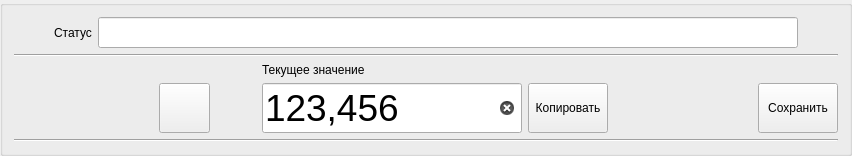
             <widget class="QGroupBox" name="groupBox_5">
              <property name="sizePolicy">
               <sizepolicy hsizetype="Minimum" vsizetype="Preferred">
                <horstretch>0</horstretch>
                <verstretch>0</verstretch>
               </sizepolicy>
              </property>
              <property name="minimumSize">
               <size>
                <width>0</width>
                <height>0</height>
               </size>
              </property>
              <property name="title">
               <string/>
              </property>
              <layout class="QVBoxLayout" name="verticalLayout_5">
               <item>
                <layout class="QHBoxLayout" name="horizontalLayout_6">
                 <item>
                  <spacer name="horizontalSpacer_4">
                   <property name="orientation">
                    <enum>Qt::Horizontal</enum>
                   </property>
                   <property name="sizeHint" stdset="0">
                    <size>
                     <width>40</width>
                     <height>20</height>
                    </size>
                   </property>
                  </spacer>
                 </item>
                 <item>
                  <widget class="QLabel" name="statusLabel">
                   <property name="text">
                    <string>Статус</string>
                   </property>
                  </widget>
                 </item>
                 <item>
                  <widget class="QLineEdit" name="generatorStatusLineEdit2">
                   <property name="sizePolicy">
                    <sizepolicy hsizetype="Preferred" vsizetype="Fixed">
                     <horstretch>0</horstretch>
                     <verstretch>0</verstretch>
                    </sizepolicy>
                   </property>
                   <property name="minimumSize">
                    <size>
                     <width>700</width>
                     <height>0</height>
                    </size>
                   </property>
                   <property name="font">
                    <font>
                     <pointsize>14</pointsize>
                    </font>
                   </property>
                   <property name="text">
                    <string/>
                   </property>
                   <property name="alignment">
                    <set>Qt::AlignCenter</set>
                   </property>
                   <property name="readOnly">
                    <bool>true</bool>
                   </property>
                  </widget>
                 </item>
                 <item>
                  <spacer name="horizontalSpacer_5">
                   <property name="orientation">
                    <enum>Qt::Horizontal</enum>
                   </property>
                   <property name="sizeHint" stdset="0">
                    <size>
                     <width>40</width>
                     <height>20</height>
                    </size>
                   </property>
                  </spacer>
                 </item>
                </layout>
               </item>
               <item>
                <layout class="QGridLayout" name="gridLayout">
                 <item row="3" column="4">
                  <widget class="QPushButton" name="copyActualValuePushButton">
                   <property name="sizePolicy">
                    <sizepolicy hsizetype="Maximum" vsizetype="Minimum">
                     <horstretch>0</horstretch>
                     <verstretch>0</verstretch>
                    </sizepolicy>
                   </property>
                   <property name="minimumSize">
                    <size>
                     <width>2</width>
                     <height>0</height>
                    </size>
                   </property>
                   <property name="text">
                    <string>Копировать</string>
                   </property>
                  </widget>
                 </item>
                 <item row="2" column="3">
                  <widget class="QLabel" name="actualLabel">
                   <property name="text">
                    <string>Текущее значение</string>
                   </property>
                  </widget>
                 </item>
                 <item row="3" column="1">
                  <widget class="QPushButton" name="pushButton_21">
                   <property name="sizePolicy">
                    <sizepolicy hsizetype="Maximum" vsizetype="Minimum">
                     <horstretch>0</horstretch>
                     <verstretch>0</verstretch>
                    </sizepolicy>
                   </property>
                   <property name="minimumSize">
                    <size>
                     <width>51</width>
                     <height>0</height>
                    </size>
                   </property>
                   <property name="text">
                    <string/>
                   </property>
                   <property name="icon">
                    <iconset resource="Res.qrc">
                     <normaloff>:/Images/Images/plus.png</normaloff>:/Images/Images/plus.png</iconset>
                   </property>
                  </widget>
                 </item>
                 <item row="3" column="3">
                  <widget class="QLineEdit" name="actualValueLineEdit">
                   <property name="sizePolicy">
                    <sizepolicy hsizetype="Preferred" vsizetype="Fixed">
                     <horstretch>0</horstretch>
                     <verstretch>0</verstretch>
                    </sizepolicy>
                   </property>
                   <property name="minimumSize">
                    <size>
                     <width>260</width>
                     <height>0</height>
                    </size>
                   </property>
                   <property name="maximumSize">
                    <size>
                     <width>260</width>
                     <height>16777215</height>
                    </size>
                   </property>
                   <property name="baseSize">
                    <size>
                     <width>0</width>
                     <height>0</height>
                    </size>
                   </property>
                   <property name="font">
                    <font>
                     <pointsize>28</pointsize>
                    </font>
                   </property>
                   <property name="contextMenuPolicy">
                    <enum>Qt::DefaultContextMenu</enum>
                   </property>
                   <property name="autoFillBackground">
                    <bool>false</bool>
                   </property>
                   <property name="text">
                    <string>123,456</string>
                   </property>
                   <property name="readOnly">
                    <bool>false</bool>
                   </property>
                   <property name="placeholderText">
                    <string/>
                   </property>
                   <property name="clearButtonEnabled">
                    <bool>true</bool>
                   </property>
                  </widget>
                 </item>
                 <item row="3" column="5">
                  <spacer name="horizontalSpacer_22">
                   <property name="orientation">
                    <enum>Qt::Horizontal</enum>
                   </property>
                   <property name="sizeHint" stdset="0">
                    <size>
                     <width>40</width>
                     <height>20</height>
                    </size>
                   </property>
                  </spacer>
                 </item>
                 <item row="3" column="2">
                  <spacer name="horizontalSpacer_24">
                   <property name="orientation">
                    <enum>Qt::Horizontal</enum>
                   </property>
                   <property name="sizeType">
                    <enum>QSizePolicy::Minimum</enum>
                   </property>
                   <property name="sizeHint" stdset="0">
                    <size>
                     <width>40</width>
                     <height>20</height>
                    </size>
                   </property>
                  </spacer>
                 </item>
                 <item row="3" column="0">
                  <spacer name="horizontalSpacer_11">
                   <property name="orientation">
                    <enum>Qt::Horizontal</enum>
                   </property>
                   <property name="sizeHint" stdset="0">
                    <size>
                     <width>40</width>
                     <height>20</height>
                    </size>
                   </property>
                  </spacer>
                 </item>
                 <item row="3" column="6">
                  <widget class="QPushButton" name="pushButton_43">
                   <property name="sizePolicy">
                    <sizepolicy hsizetype="Minimum" vsizetype="Minimum">
                     <horstretch>0</horstretch>
                     <verstretch>0</verstretch>
                    </sizepolicy>
                   </property>
                   <property name="text">
                    <string>Сохранить</string>
                   </property>
                  </widget>
                 </item>
                 <item row="1" column="0" colspan="7">
                  <widget class="Line" name="line">
                   <property name="orientation">
                    <enum>Qt::Horizontal</enum>
                   </property>
                  </widget>
                 </item>
                 <item row="5" column="0" colspan="7">
                  <widget class="Line" name="line_2">
                   <property name="orientation">
                    <enum>Qt::Horizontal</enum>
                   </property>
                  </widget>
                 </item>
                </layout>
               </item>
              </layout>
             </widget>
